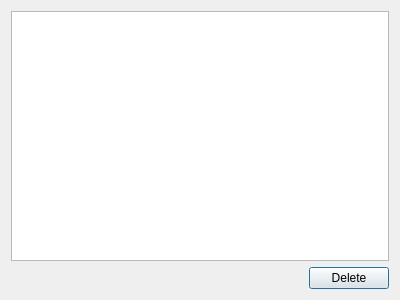
<?xml version="1.0" encoding="UTF-8"?>
<ui version="4.0">
 <class>DeleteDialog</class>
 <widget class="QDialog" name="DeleteDialog">
  <property name="geometry">
   <rect>
    <x>0</x>
    <y>0</y>
    <width>400</width>
    <height>300</height>
   </rect>
  </property>
  <property name="windowTitle">
   <string>Select Table to Delete:</string>
  </property>
  <layout class="QVBoxLayout" name="verticalLayout">
   <item>
    <widget class="QTableView" name="tableView">
     <property name="editTriggers">
      <set>QAbstractItemView::NoEditTriggers</set>
     </property>
     <attribute name="horizontalHeaderStretchLastSection">
      <bool>true</bool>
     </attribute>
    </widget>
   </item>
   <item alignment="Qt::AlignRight">
    <widget class="QPushButton" name="pushButton">
     <property name="sizePolicy">
      <sizepolicy hsizetype="Fixed" vsizetype="Fixed">
       <horstretch>0</horstretch>
       <verstretch>0</verstretch>
      </sizepolicy>
     </property>
     <property name="text">
      <string>Delete</string>
     </property>
    </widget>
   </item>
  </layout>
 </widget>
 <resources/>
 <connections/>
</ui>
